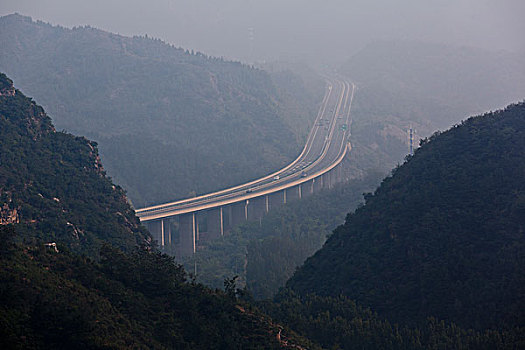
#> input picture removeMist/image/1.jpg, 525 x 350 px, found by its file name
$ python main.py
#> lines starting #> are read from the running program, lines starting #| are printed output that depends on the picture
import cv2
import numpy as np
import matplotlib.pyplot as plt
import io

img = cv2.imread('C:/Users/13340/Desktop/dpcmEncoder/Image/1.jpg')
#> img is the input picture: shape (350, 525, 3); mean B, G, R 98, 85.2, 78
h, w = img.shape[:2]  # 高，宽
#> h = 350; w = 525
y12 = cv2.cvtColor(img, cv2.COLOR_BGR2YCrCb)
#> y12: shape (350, 525, 3); mean of channels 0, 1, 2 84.5, 123.3, 135.7
gt, g, k = cv2.split(y12)
k = cv2.resize(k, (k.shape[1] // 2, k.shape[0] // 2))  # 要注意 w或h 为单数的情况
#> k: shape (175, 262)
g = cv2.resize(g, (g.shape[1] // 2, g.shape[0] // 2))
#> g: shape (175, 262)
f = io.BytesIO()
f.write(gt.tobytes())
f.write(k.tobytes())
f.write(g.tobytes())
f.seek(0)
img_np = np.frombuffer(f.read(), np.uint8)
lenimg = img_np.size
lenimg1 = h * w
#> lenimg1 = 183750
gt = img_np[:lenimg1]
k = img_np[lenimg1:(lenimg - lenimg1) // 2 + lenimg1]
g = img_np[(lenimg - lenimg1) // 2 + lenimg1:]
img3 = np.zeros(lenimg1, np.uint16)
kildech = np.zeros(lenimg1, np.uint16)


def quantization(quantizer, gt, kildech, img3, k, g):
#> called with quantizer = 1, gt = array of shape (183750,), kildech = array of shape (183750,), img3 = array of shape (183750,), k = array of shape (45850,), g = array of shape (45850,)
    dr = 512 / (1 << quantizer)
    for i in range(h):
        for j in range(w):
            if j == 0:
                kil = gt[j + i * w] - 128  # 计算预测误差
                kildech[j + i * w] = (kil + 255) / dr  # 量化预测误差
                img3[j + i * w] = (kildech[j + i * w] - 255 / dr) * dr + 128
                if img3[j + i * w] > 255:
                    img3[j + i * w] = 255  # 防止重建像素超过255
                kildech[j + i * w] = kildech[j + i * w] * dr / 2

            else:
                kil = gt[j + i * w] - img3[j + i * w - 1]  # 计算预测误差
                kildech[j + i * w] = (kil + 255) / dr  # 量化
                img3[j + i * w] = (kildech[j + i * w] - 255 / dr) * dr + img3[j + i * w - 1]
                kildech[j + i * w] = kildech[j + i * w] * dr / 2
                if img3[j + i * w] > 255:
                    img3[j + i * w] = 255

    img3 = img3.astype(np.uint8)
    kildech = kildech.astype(np.uint8)
    gt = gt.reshape((h, w))
    kildech = kildech.reshape((h, w))
    img3 = img3.reshape((h, w))
    k = k.reshape((h // 2, w // 2))
    g = g.reshape((h // 2, w // 2))
    g4 = cv2.resize(k, (w, h))
    g5 = cv2.resize(g, (w, h))
    y12 = cv2.merge((gt, g5, g4))
    agt = cv2.cvtColor(y12, cv2.COLOR_YCrCb2BGR)
    fdf = cv2.merge((kildech, g5, g4))
    agtpr = cv2.cvtColor(fdf, cv2.COLOR_YCrCb2BGR)
    fdfe = cv2.merge((img3, g5, g4))
    agtr = cv2.cvtColor(fdfe, cv2.COLOR_YCrCb2BGR)
    return agtr, agtpr, agt

res = quantization(1, gt, kildech, img3, k, g)
agtr = res[0]
agtpr = res[1]
agt = res[2]
plt.subplot(241), plt.imshow(cv2.cvtColor(agtpr, cv2.COLOR_BGR2RGB), cmap='gray'),
plt.title('D_1bit'), plt.axis('off')
plt.subplot(245), plt.imshow(cv2.cvtColor(agtr, cv2.COLOR_BGR2RGB), cmap='gray'),
plt.title('Re_1bit'), plt.axis('off')
res = quantization(2, gt, kildech, img3, k, g)
#> call 2 of quantization, with quantizer = 2, gt = array of shape (183750,), kildech = array of shape (183750,), img3 = array of shape (183750,), k = array of shape (45850,), g = array of shape (45850,)
#> in quantization (call 2), `agtr = cv2.cvtColor(fdfe, cv2.COLOR_YCrCb2BGR)`:
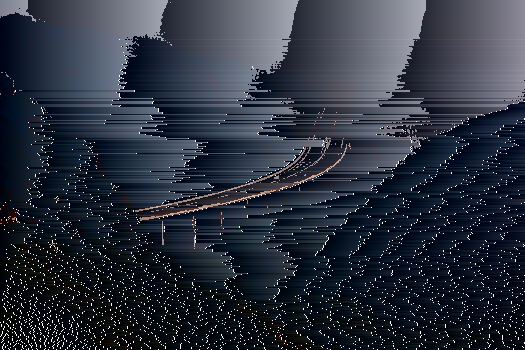
#> agtr: shape (350, 525, 3); mean B, G, R 62.2, 49.5, 42.9
#> in quantization (call 2), `agtr = cv2.cvtColor(fdfe, cv2.COLOR_YCrCb2BGR)`:
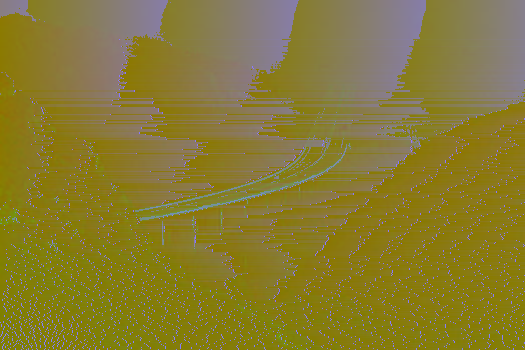
#> fdfe: shape (350, 525, 3); mean of channels 0, 1, 2 48.7, 123.3, 135.7; drawn as B, G, R
agtr = res[0]
agtpr = res[1]
agt = res[2]
plt.subplot(242), plt.imshow(cv2.cvtColor(agtpr, cv2.COLOR_BGR2RGB), cmap='gray'),
plt.title('D_2bit'), plt.axis('off')
plt.subplot(246), plt.imshow(cv2.cvtColor(agtr, cv2.COLOR_BGR2RGB), cmap='gray'),
plt.title('Re_2bit'), plt.axis('off')
res = quantization(4, gt, kildech, img3, k, g)
#> call 3 of quantization, with quantizer = 4, gt = array of shape (183750,), kildech = array of shape (183750,), img3 = array of shape (183750,), k = array of shape (45850,), g = array of shape (45850,)
#> in quantization (call 3), `agtr = cv2.cvtColor(fdfe, cv2.COLOR_YCrCb2BGR)`:
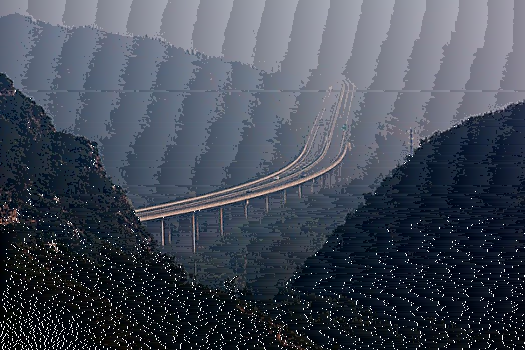
#> agtr: shape (350, 525, 3); mean B, G, R 87, 74.2, 67.2
#> in quantization (call 3), `agtr = cv2.cvtColor(fdfe, cv2.COLOR_YCrCb2BGR)`:
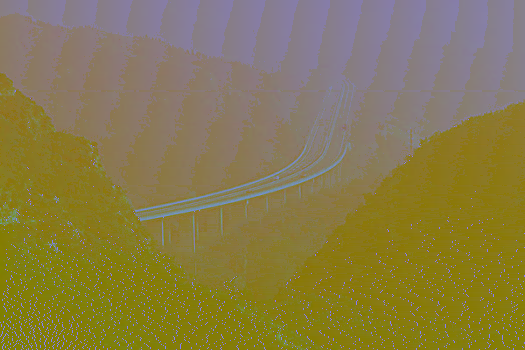
#> fdfe: shape (350, 525, 3); mean of channels 0, 1, 2 73.5, 123.3, 135.7; drawn as B, G, R
agtr = res[0]
agtpr = res[1]
agt = res[2]
plt.subplot(243), plt.imshow(cv2.cvtColor(agtpr, cv2.COLOR_BGR2RGB), cmap='gray'),
plt.title('D_4bit'), plt.axis('off')
plt.subplot(247), plt.imshow(cv2.cvtColor(agtr, cv2.COLOR_BGR2RGB), cmap='gray'),
plt.title('Re_4bit'), plt.axis('off')
res = quantization(8, gt, kildech, img3, k, g)
#> call 4 of quantization, with quantizer = 8, gt = array of shape (183750,), kildech = array of shape (183750,), img3 = array of shape (183750,), k = array of shape (45850,), g = array of shape (45850,)
#> in quantization (call 4), `agtpr = cv2.cvtColor(fdf, cv2.COLOR_YCrCb2BGR)`:
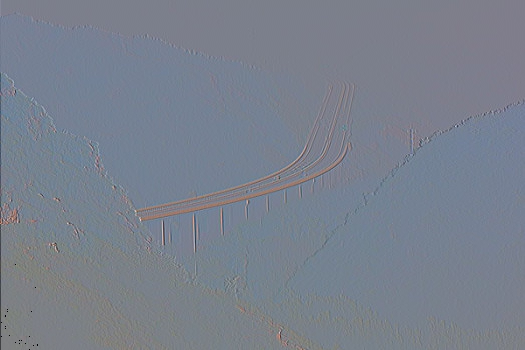
#> agtpr: shape (350, 525, 3); mean B, G, R 141.1, 128.2, 120.9
#> in quantization (call 4), `agtpr = cv2.cvtColor(fdf, cv2.COLOR_YCrCb2BGR)`:
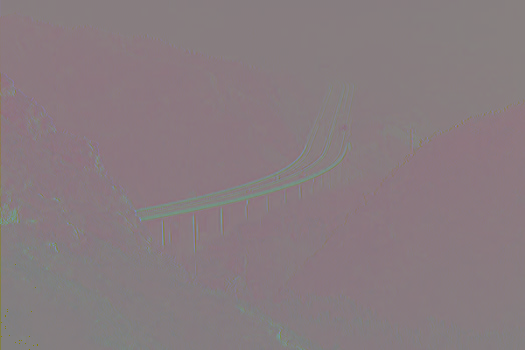
#> fdf: shape (350, 525, 3); mean of channels 0, 1, 2 127.4, 123.3, 135.7; drawn as B, G, R
agtr = res[0]
agtpr = res[1]
agt = res[2]
plt.subplot(244), plt.imshow(cv2.cvtColor(agtpr, cv2.COLOR_BGR2RGB), cmap='gray'),
plt.title('D_8bit'), plt.axis('off')
plt.subplot(248), plt.imshow(cv2.cvtColor(agtr, cv2.COLOR_BGR2RGB), cmap='gray'),
plt.title('Re_8bit'), plt.axis('off')
plt.show()
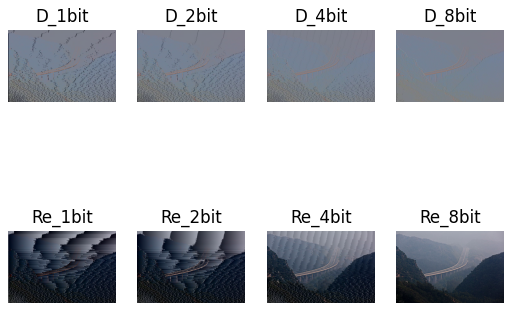
#> figure drawn by matplotlib, 8 panels

$ run again, with removeMist/image/2.jpg copied over removeMist/image/1.jpg
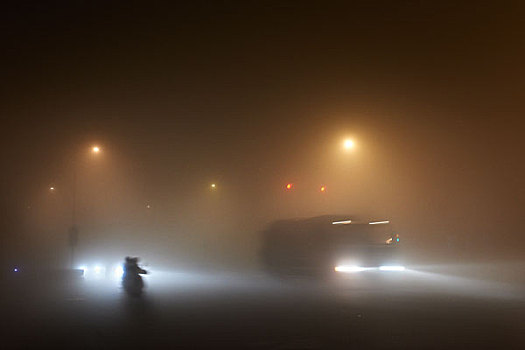
#> input picture removeMist/image/2.jpg, 525 x 350 px, found by its file name
#> img is the input picture: shape (350, 525, 3); mean B, G, R 46.9, 63.1, 82
#> in quantization (call 4), `agtpr = cv2.cvtColor(fdf, cv2.COLOR_YCrCb2BGR)`:
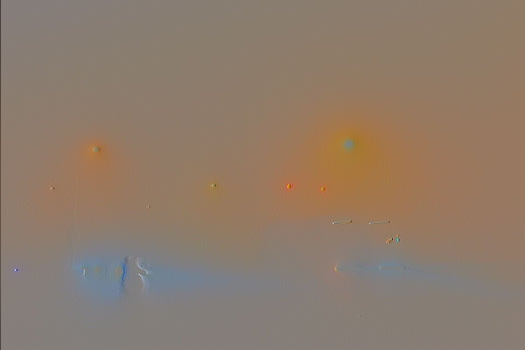
#> agtpr: shape (350, 525, 3); mean B, G, R 107.4, 123.6, 142.6
#> in quantization (call 4), `agtpr = cv2.cvtColor(fdf, cv2.COLOR_YCrCb2BGR)`:
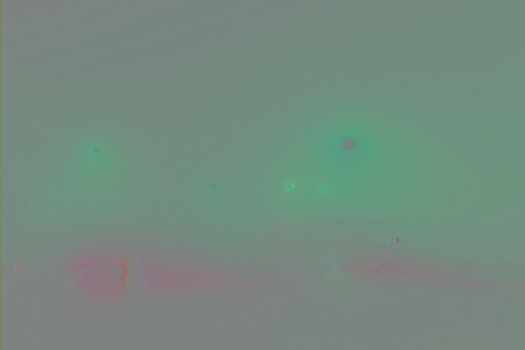
#> fdf: shape (350, 525, 3); mean of channels 0, 1, 2 127.4, 138.8, 116.7; drawn as B, G, R

$ run again, with removeMist/image/remove1.jpg copied over removeMist/image/1.jpg
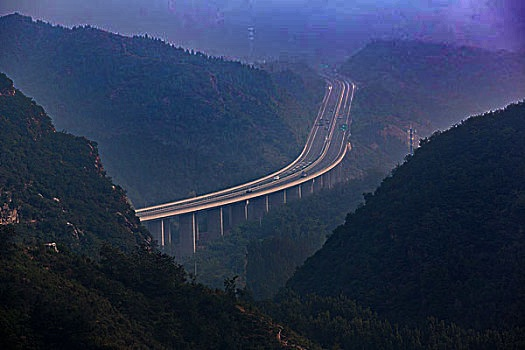
#> input picture removeMist/image/remove1.jpg, 525 x 350 px, found by its file name
#> img is the input picture: shape (350, 525, 3); mean B, G, R 82, 54.4, 42.8
#> in quantization (call 4), `agtpr = cv2.cvtColor(fdf, cv2.COLOR_YCrCb2BGR)`:
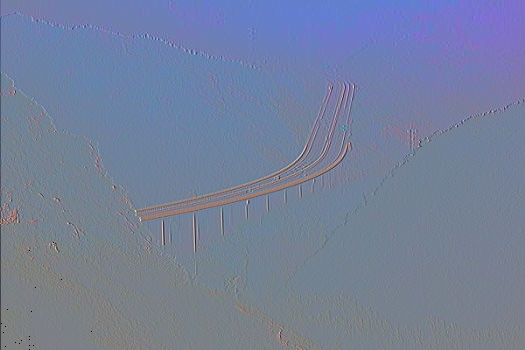
#> agtpr: shape (350, 525, 3); mean B, G, R 155.4, 127.8, 116.1
#> in quantization (call 4), `agtpr = cv2.cvtColor(fdf, cv2.COLOR_YCrCb2BGR)`:
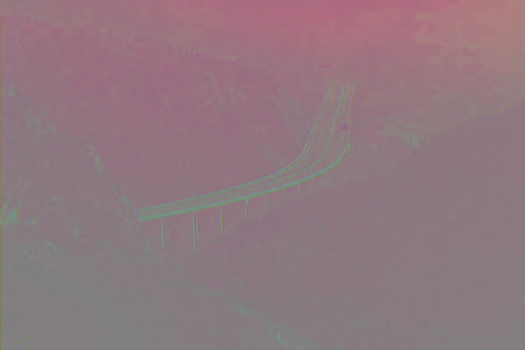
#> fdf: shape (350, 525, 3); mean of channels 0, 1, 2 127.4, 119.9, 143.8; drawn as B, G, R
